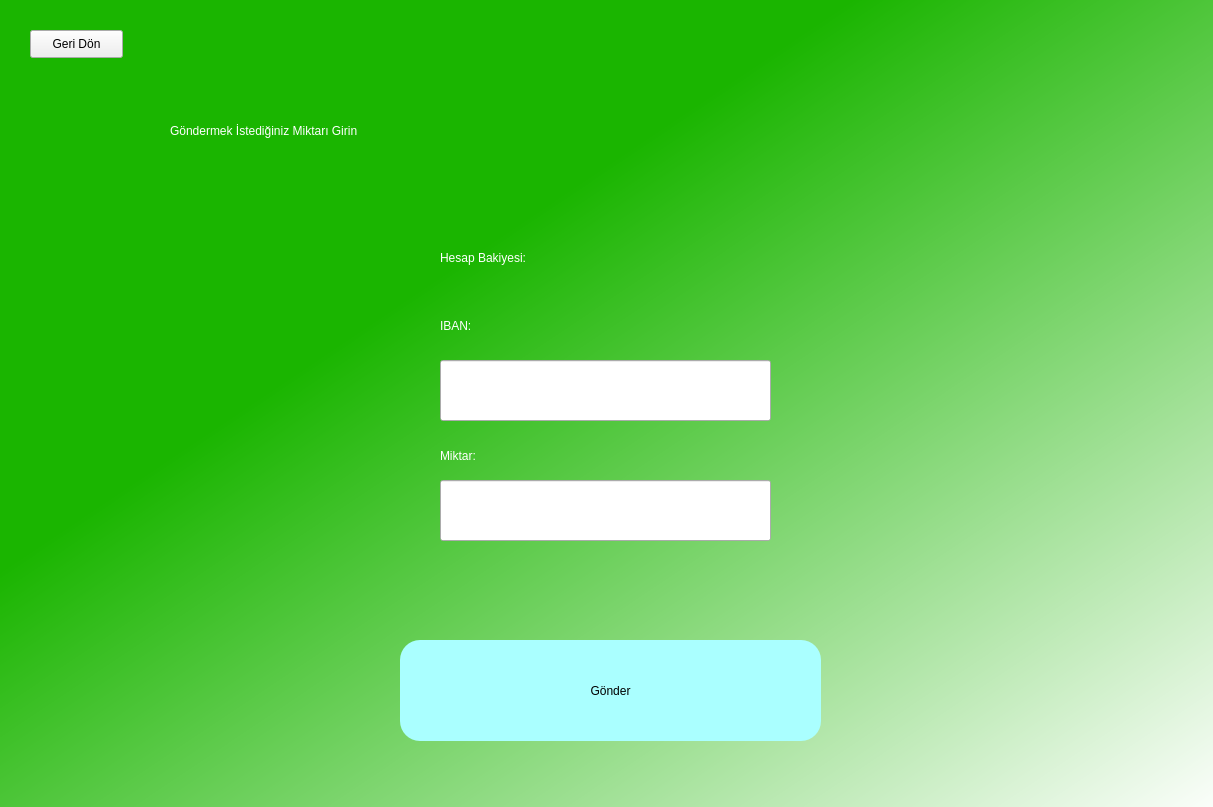
<?xml version="1.0" encoding="UTF-8"?>
<ui version="4.0">
 <class>Form</class>
 <widget class="QWidget" name="Form">
  <property name="geometry">
   <rect>
    <x>0</x>
    <y>0</y>
    <width>1213</width>
    <height>807</height>
   </rect>
  </property>
  <property name="windowTitle">
   <string>Form</string>
  </property>
  <widget class="QWidget" name="widget" native="true">
   <property name="geometry">
    <rect>
     <x>0</x>
     <y>0</y>
     <width>1221</width>
     <height>821</height>
    </rect>
   </property>
   <property name="styleSheet">
    <string notr="true">QWidget#widget{
background-color: qlineargradient(spread:pad, x1:0, y1:0, x2:1, y2:1, stop:0.348259 rgba(26, 181, 0, 255), stop:1 rgba(255, 255, 255, 255));}</string>
   </property>
   <widget class="QLabel" name="label">
    <property name="geometry">
     <rect>
      <x>170</x>
      <y>60</y>
      <width>941</width>
      <height>141</height>
     </rect>
    </property>
    <property name="styleSheet">
     <string notr="true">font: 36pt &quot;MS Shell Dlg 2&quot;;color: rgb(255, 255, 255);
</string>
    </property>
    <property name="text">
     <string>Göndermek İstediğiniz Miktarı Girin</string>
    </property>
   </widget>
   <widget class="QPushButton" name="send">
    <property name="geometry">
     <rect>
      <x>400</x>
      <y>640</y>
      <width>421</width>
      <height>101</height>
     </rect>
    </property>
    <property name="styleSheet">
     <string notr="true">border-radius: 20px;
background-color: rgb(170,255,255);
font: 16pt &quot;MS Shell Dlg 2&quot;;</string>
    </property>
    <property name="text">
     <string>Gönder</string>
    </property>
   </widget>
   <widget class="QLineEdit" name="entermoney">
    <property name="geometry">
     <rect>
      <x>440</x>
      <y>480</y>
      <width>331</width>
      <height>61</height>
     </rect>
    </property>
    <property name="styleSheet">
     <string notr="true">font: 12pt &quot;MS Shell Dlg 2&quot;;</string>
    </property>
   </widget>
   <widget class="QLabel" name="label_2">
    <property name="geometry">
     <rect>
      <x>440</x>
      <y>310</y>
      <width>81</width>
      <height>31</height>
     </rect>
    </property>
    <property name="styleSheet">
     <string notr="true">color: white;
font: 10pt &quot;MS Shell Dlg 2&quot;;</string>
    </property>
    <property name="text">
     <string>IBAN: </string>
    </property>
   </widget>
   <widget class="QPushButton" name="turnback">
    <property name="geometry">
     <rect>
      <x>30</x>
      <y>30</y>
      <width>93</width>
      <height>28</height>
     </rect>
    </property>
    <property name="text">
     <string>Geri Dön</string>
    </property>
   </widget>
   <widget class="QLabel" name="label_3">
    <property name="geometry">
     <rect>
      <x>440</x>
      <y>250</y>
      <width>121</width>
      <height>16</height>
     </rect>
    </property>
    <property name="styleSheet">
     <string notr="true">font: 10pt &quot;MS Shell Dlg 2&quot;;
color: white;</string>
    </property>
    <property name="text">
     <string>Hesap Bakiyesi: </string>
    </property>
   </widget>
   <widget class="QLabel" name="showmoney">
    <property name="geometry">
     <rect>
      <x>560</x>
      <y>250</y>
      <width>191</width>
      <height>16</height>
     </rect>
    </property>
    <property name="styleSheet">
     <string notr="true">font: 10pt &quot;MS Shell Dlg 2&quot;;
color: white;</string>
    </property>
    <property name="text">
     <string/>
    </property>
   </widget>
   <widget class="QLabel" name="error">
    <property name="geometry">
     <rect>
      <x>440</x>
      <y>580</y>
      <width>331</width>
      <height>31</height>
     </rect>
    </property>
    <property name="styleSheet">
     <string notr="true">font: 10pt &quot;MS Shell Dlg 2&quot;;
color: red;</string>
    </property>
    <property name="text">
     <string/>
    </property>
   </widget>
   <widget class="QLineEdit" name="enteriban">
    <property name="geometry">
     <rect>
      <x>440</x>
      <y>360</y>
      <width>331</width>
      <height>61</height>
     </rect>
    </property>
    <property name="styleSheet">
     <string notr="true">font: 12pt &quot;MS Shell Dlg 2&quot;;</string>
    </property>
   </widget>
   <widget class="QLabel" name="label_4">
    <property name="geometry">
     <rect>
      <x>440</x>
      <y>440</y>
      <width>81</width>
      <height>31</height>
     </rect>
    </property>
    <property name="styleSheet">
     <string notr="true">color: white;
font: 10pt &quot;MS Shell Dlg 2&quot;;</string>
    </property>
    <property name="text">
     <string>Miktar:</string>
    </property>
   </widget>
  </widget>
 </widget>
 <resources/>
 <connections/>
</ui>
